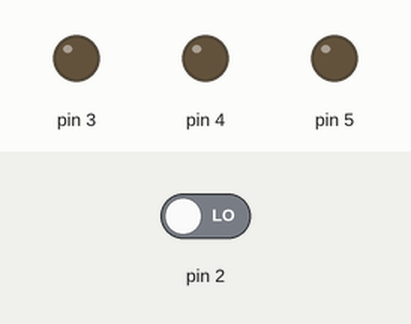
Simulated run of this sketch. Board: Arduino Uno, built with avr-gcc and run on an emulated ATmega328P. On the bench: output pins drawn as LEDs (lit = HIGH). The inputs (shaded band) are chosen by the test bench; at power-on: pin 2 LOW.

Above: at 1.2 s.
1.3 s: pin 2 driven HIGH
At 2.5 s:
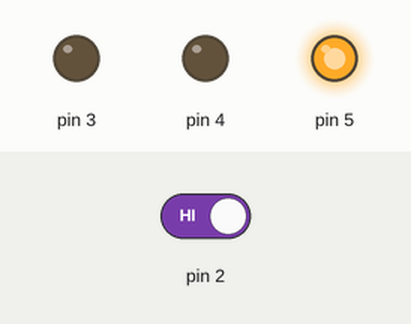
2.8 s: pin 2 driven LOW
At 4.9 s:
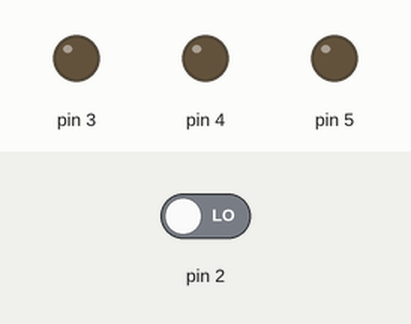
Timing chart, 0 to 6.4 s (numbered marks = the images above; inputs shaded):
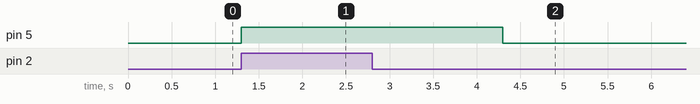

Measured:
- after the input at 1.3 s, pin 5: LOW → HIGH at once
- after the input at 2.8 s, pin 5: HIGH → LOW after 1.5 s

The sketch:

Exercise3.ino
```cpp
int switchState = 0;
void setup(){
  pinMode(3,OUTPUT);
  pinMode(4,OUTPUT);
  pinMode(5,OUTPUT);
  pinMode(2,INPUT);
}
void loop(){
  switchState = digitalRead(2);
  if(switchState==1){
  digitalWrite(5, HIGH);
  delay(3000);
  digitalWrite(5, LOW);
}
}
```
